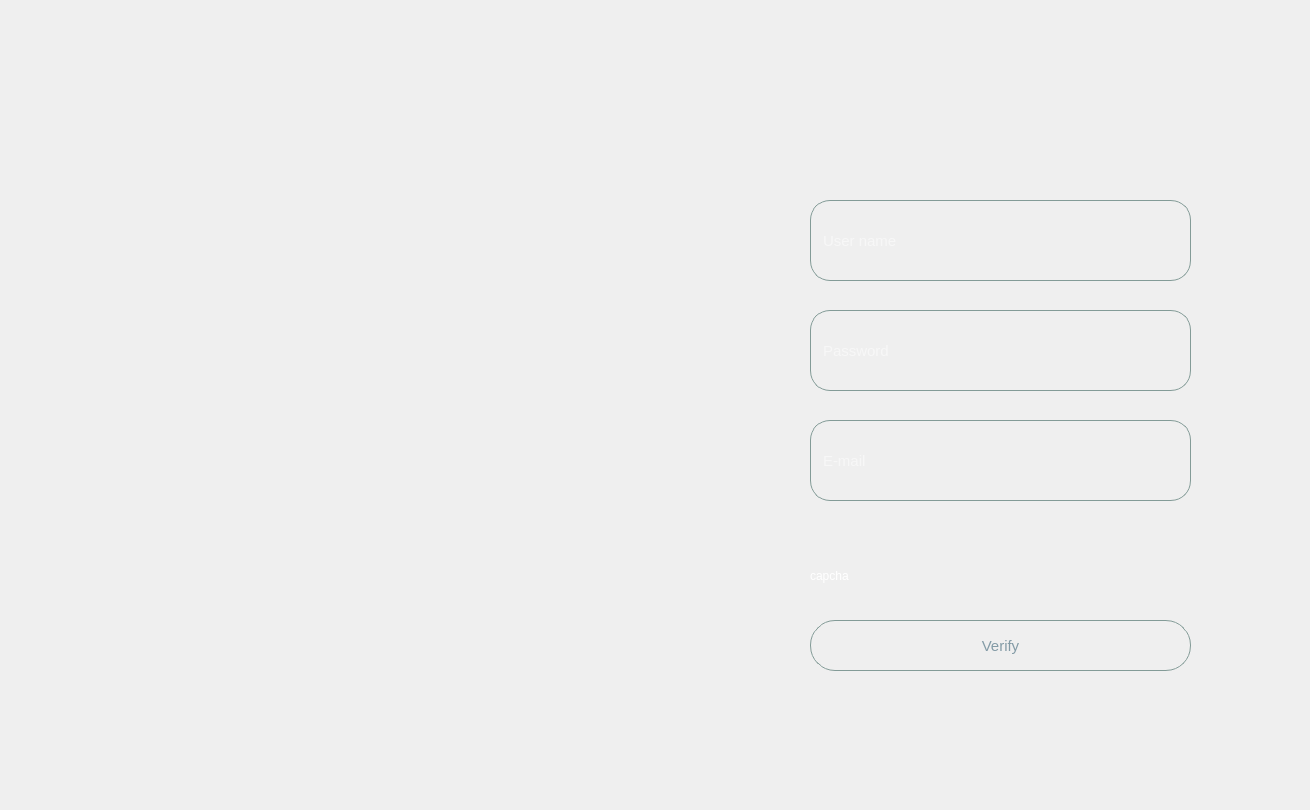
<?xml version="1.0" encoding="UTF-8"?>
<ui version="4.0">
 <class>botgram</class>
 <widget class="QMainWindow" name="botgram">
  <property name="geometry">
   <rect>
    <x>0</x>
    <y>0</y>
    <width>1310</width>
    <height>810</height>
   </rect>
  </property>
  <property name="minimumSize">
   <size>
    <width>1310</width>
    <height>810</height>
   </size>
  </property>
  <property name="maximumSize">
   <size>
    <width>1310</width>
    <height>810</height>
   </size>
  </property>
  <property name="windowTitle">
   <string>botgram</string>
  </property>
  <property name="styleSheet">
   <string notr="true">btn_verify:hover
{

	background-color: rgb(31, 162, 190);
}</string>
  </property>
  <widget class="QWidget" name="centralwidget">
   <property name="styleSheet">
    <string notr="true">color: rgb(255, 255, 255);</string>
   </property>
   <widget class="QStackedWidget" name="stackedWidget">
    <property name="geometry">
     <rect>
      <x>0</x>
      <y>0</y>
      <width>1310</width>
      <height>810</height>
     </rect>
    </property>
    <property name="styleSheet">
     <string notr="true"/>
    </property>
    <property name="frameShape">
     <enum>QFrame::NoFrame</enum>
    </property>
    <property name="currentIndex">
     <number>1</number>
    </property>
    <widget class="QWidget" name="page">
     <widget class="QLabel" name="label">
      <property name="geometry">
       <rect>
        <x>0</x>
        <y>0</y>
        <width>1310</width>
        <height>810</height>
       </rect>
      </property>
      <property name="sizePolicy">
       <sizepolicy hsizetype="Maximum" vsizetype="Maximum">
        <horstretch>0</horstretch>
        <verstretch>0</verstretch>
       </sizepolicy>
      </property>
      <property name="minimumSize">
       <size>
        <width>1310</width>
        <height>0</height>
       </size>
      </property>
      <property name="maximumSize">
       <size>
        <width>1310</width>
        <height>810</height>
       </size>
      </property>
      <property name="acceptDrops">
       <bool>false</bool>
      </property>
      <property name="frameShadow">
       <enum>QFrame::Plain</enum>
      </property>
      <property name="text">
       <string/>
      </property>
      <property name="pixmap">
       <pixmap resource="DataFiles/files.qrc">:/new/prefix1/pishvazThemBotGram.jpg</pixmap>
      </property>
      <property name="scaledContents">
       <bool>true</bool>
      </property>
      <property name="alignment">
       <set>Qt::AlignJustify|Qt::AlignVCenter</set>
      </property>
      <property name="wordWrap">
       <bool>true</bool>
      </property>
      <property name="openExternalLinks">
       <bool>true</bool>
      </property>
     </widget>
     <widget class="QPushButton" name="StartApplication_btn">
      <property name="geometry">
       <rect>
        <x>170</x>
        <y>530</y>
        <width>221</width>
        <height>51</height>
       </rect>
      </property>
      <property name="font">
       <font>
        <pointsize>13</pointsize>
        <weight>75</weight>
        <italic>true</italic>
        <bold>true</bold>
       </font>
      </property>
      <property name="cursor">
       <cursorShape>PointingHandCursor</cursorShape>
      </property>
      <property name="toolTip">
       <string>Go to Sign in Form</string>
      </property>
      <property name="whatsThis">
       <string>&lt;html&gt;
&lt;style&gt;
StartApplication_btn : hover
{
border: 10px black solid;

}
&lt;/style&gt;
&lt;/html&gt;
</string>
      </property>
      <property name="styleSheet">
       <string notr="true">
background-color: #E6C323;
color:#ffffff;
border-radius:25px;

</string>
      </property>
      <property name="text">
       <string>Let's Go ...</string>
      </property>
      <property name="checkable">
       <bool>false</bool>
      </property>
      <property name="default">
       <bool>false</bool>
      </property>
      <property name="flat">
       <bool>false</bool>
      </property>
     </widget>
     <widget class="QLabel" name="tozihat_lbl">
      <property name="geometry">
       <rect>
        <x>160</x>
        <y>340</y>
        <width>431</width>
        <height>121</height>
       </rect>
      </property>
      <property name="font">
       <font>
        <family>Nirmala UI</family>
        <pointsize>9</pointsize>
       </font>
      </property>
      <property name="text">
       <string>&lt;html&gt;&lt;head/&gt;&lt;body&gt;&lt;p&gt;Here you can send your message resive&lt;/p&gt;&lt;p&gt; youre photo,video and youre vioces.&lt;/p&gt;&lt;p&gt; Also you can choose youre them.&lt;/p&gt;&lt;p&gt;We propare to you that can build and use from Bots&lt;/p&gt;&lt;p&gt;&lt;br/&gt;&lt;/p&gt;&lt;/body&gt;&lt;/html&gt;</string>
      </property>
     </widget>
     <widget class="QLabel" name="wellcom_lbl">
      <property name="geometry">
       <rect>
        <x>170</x>
        <y>190</y>
        <width>321</width>
        <height>31</height>
       </rect>
      </property>
      <property name="font">
       <font>
        <family>Nirmala UI</family>
        <pointsize>18</pointsize>
       </font>
      </property>
      <property name="text">
       <string>Wellcome to</string>
      </property>
     </widget>
     <widget class="QLabel" name="Botgram_lbl">
      <property name="geometry">
       <rect>
        <x>150</x>
        <y>230</y>
        <width>531</width>
        <height>91</height>
       </rect>
      </property>
      <property name="font">
       <font>
        <family>Nirmala UI</family>
        <pointsize>50</pointsize>
        <weight>75</weight>
        <bold>true</bold>
       </font>
      </property>
      <property name="text">
       <string>BotGram</string>
      </property>
     </widget>
     <widget class="QLabel" name="LearnMore_lbl">
      <property name="geometry">
       <rect>
        <x>410</x>
        <y>540</y>
        <width>101</width>
        <height>31</height>
       </rect>
      </property>
      <property name="font">
       <font>
        <weight>75</weight>
        <bold>true</bold>
        <kerning>true</kerning>
       </font>
      </property>
      <property name="whatsThis">
       <string>&lt;html&gt;&lt;head/&gt;&lt;body&gt;&lt;p&gt;&lt;a href=&quot;http://www.google.com&quot;&gt;&lt;span style=&quot; font-size:14pt; text-decoration: underline; color:#E6C323;&quot;&gt;google&lt;/span&gt;&lt;/a&gt;&lt;/p&gt;&lt;/body&gt;&lt;/html&gt;</string>
      </property>
      <property name="autoFillBackground">
       <bool>false</bool>
      </property>
      <property name="styleSheet">
       <string notr="true">color : #B5E61D;</string>
      </property>
      <property name="frameShadow">
       <enum>QFrame::Raised</enum>
      </property>
      <property name="text">
       <string>&lt;html&gt;&lt;head/&gt;&lt;body&gt;&lt;p&gt;&lt;a href=&quot;http://www.roshd.com&quot;&gt;&lt;span style=&quot; text-decoration: underline; color:#E6C323;&quot; &gt;Learn more &amp;gt;&lt;/span&gt;&lt;/a&gt;&lt;/p&gt;&lt;/body&gt;&lt;/html&gt;</string>
      </property>
      <property name="scaledContents">
       <bool>false</bool>
      </property>
      <property name="alignment">
       <set>Qt::AlignLeading|Qt::AlignLeft|Qt::AlignVCenter</set>
      </property>
      <property name="wordWrap">
       <bool>false</bool>
      </property>
      <property name="openExternalLinks">
       <bool>true</bool>
      </property>
      <property name="textInteractionFlags">
       <set>Qt::LinksAccessibleByKeyboard|Qt::LinksAccessibleByMouse|Qt::TextSelectableByKeyboard</set>
      </property>
      <property name="buddy">
       <cstring></cstring>
      </property>
     </widget>
    </widget>
    <widget class="QWidget" name="page_2">
     <property name="styleSheet">
      <string notr="true">btn_verify
{
background-color: rgb(96, 204, 243,0);
color: rgb(131, 155, 166);
border-radius:25px;
border:1px solid;
border-color: rgb(131, 155, 151);
}</string>
     </property>
     <widget class="QLabel" name="label_2">
      <property name="geometry">
       <rect>
        <x>0</x>
        <y>0</y>
        <width>1310</width>
        <height>810</height>
       </rect>
      </property>
      <property name="font">
       <font>
        <pointsize>12</pointsize>
       </font>
      </property>
      <property name="text">
       <string/>
      </property>
      <property name="pixmap">
       <pixmap resource="DataFiles/files.qrc">:/new/prefix1/LoginAndSignIn.jpg</pixmap>
      </property>
      <property name="margin">
       <number>0</number>
      </property>
     </widget>
     <widget class="QFrame" name="frame">
      <property name="geometry">
       <rect>
        <x>720</x>
        <y>10</y>
        <width>601</width>
        <height>691</height>
       </rect>
      </property>
      <property name="styleSheet">
       <string notr="true">btn_verify:hover
{

	background-color: rgb(35, 154, 186);
}</string>
      </property>
      <property name="frameShape">
       <enum>QFrame::NoFrame</enum>
      </property>
      <property name="frameShadow">
       <enum>QFrame::Raised</enum>
      </property>
      <widget class="QLineEdit" name="txt_username">
       <property name="geometry">
        <rect>
         <x>90</x>
         <y>190</y>
         <width>381</width>
         <height>81</height>
        </rect>
       </property>
       <property name="font">
        <font>
         <pointsize>11</pointsize>
        </font>
       </property>
       <property name="focusPolicy">
        <enum>Qt::WheelFocus</enum>
       </property>
       <property name="styleSheet">
        <string notr="true">border-radius: 20px;
    background-color:#00000000 ;

 border: 1px solid;
border-color: rgb(131, 155, 151);

padding-left:10px;
color:rgb(255, 255, 255);</string>
       </property>
       <property name="placeholderText">
        <string>User name</string>
       </property>
      </widget>
      <widget class="QLineEdit" name="txt_password">
       <property name="geometry">
        <rect>
         <x>90</x>
         <y>300</y>
         <width>381</width>
         <height>81</height>
        </rect>
       </property>
       <property name="font">
        <font>
         <pointsize>11</pointsize>
        </font>
       </property>
       <property name="focusPolicy">
        <enum>Qt::ClickFocus</enum>
       </property>
       <property name="styleSheet">
        <string notr="true">border-radius: 20px;
    background-color:#00000000 ;

 border: 1px solid;
border-color: rgb(131, 155, 151);
padding-left:10px;</string>
       </property>
       <property name="placeholderText">
        <string>Password</string>
       </property>
      </widget>
      <widget class="QLineEdit" name="txt_email">
       <property name="enabled">
        <bool>true</bool>
       </property>
       <property name="geometry">
        <rect>
         <x>90</x>
         <y>410</y>
         <width>381</width>
         <height>81</height>
        </rect>
       </property>
       <property name="font">
        <font>
         <pointsize>11</pointsize>
        </font>
       </property>
       <property name="styleSheet">
        <string notr="true">border-radius: 20px;
    background-color:#00000000 ;
 border: 1px solid;
border-color: rgb(131, 155, 151);
padding-left:10px;</string>
       </property>
       <property name="placeholderText">
        <string>E-mail</string>
       </property>
      </widget>
      <widget class="QLabel" name="lbl_capcha">
       <property name="enabled">
        <bool>true</bool>
       </property>
       <property name="geometry">
        <rect>
         <x>90</x>
         <y>520</y>
         <width>391</width>
         <height>91</height>
        </rect>
       </property>
       <property name="text">
        <string>capcha</string>
       </property>
      </widget>
      <widget class="QPushButton" name="btn_verify">
       <property name="geometry">
        <rect>
         <x>90</x>
         <y>610</y>
         <width>381</width>
         <height>51</height>
        </rect>
       </property>
       <property name="font">
        <font>
         <pointsize>11</pointsize>
        </font>
       </property>
       <property name="styleSheet">
        <string notr="true">

color: rgb(131, 155, 166);
border-radius:25px;
border:1px solid;
border-color: rgb(131, 155, 151);

</string>
       </property>
       <property name="text">
        <string>Verify</string>
       </property>
      </widget>
     </widget>
    </widget>
    <widget class="QWidget" name="page_3">
     <property name="styleSheet">
      <string notr="true">QPushButton:hover{
	background-color: rgb(65, 205, 82);
}
QLineEdit
{
border:1px		solid		gray;
border-radius:8px;
font-size:14px;
min-height:25px;
}

QLineEdit:focus
{
border:1px		solid		#03dac6;
border-radius:4px;

}
*{
color:black;
}
</string>
     </property>
    </widget>
    <widget class="QWidget" name="page_4">
     <widget class="QPushButton" name="pushButton_2">
      <property name="geometry">
       <rect>
        <x>490</x>
        <y>390</y>
        <width>80</width>
        <height>25</height>
       </rect>
      </property>
      <property name="text">
       <string>PushButton</string>
      </property>
     </widget>
     <widget class="QTextEdit" name="textEdit">
      <property name="geometry">
       <rect>
        <x>450</x>
        <y>140</y>
        <width>251</width>
        <height>171</height>
       </rect>
      </property>
      <property name="styleSheet">
       <string notr="true">color:red;
</string>
      </property>
     </widget>
    </widget>
   </widget>
  </widget>
 </widget>
 <resources>
  <include location="DataFiles/files.qrc"/>
 </resources>
 <connections/>
</ui>
